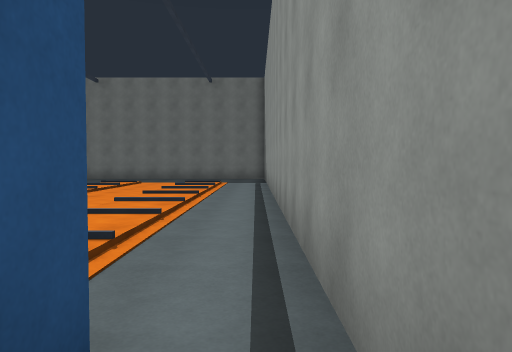
[1] (above)

24 first-person views from a walk through a scene from a Unity 3-D project. The camera is 1.4 m above the floor, tilts 2° down and sees 70° across. The floor is counted in squares, 2 m on a side. Each view is taken from the middle of a square. On the plan, view 1 faces up. The plan holds only what a view shows up to about 11 squares ahead; the rest is blank. The place goes on beyond the plan.

[2]
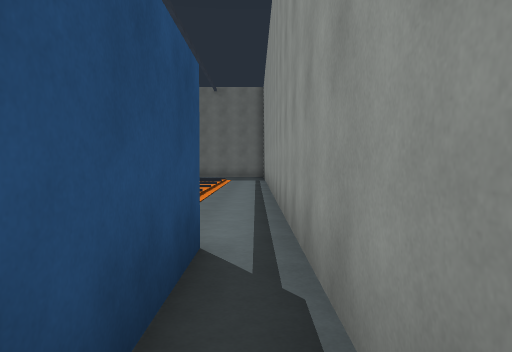

[3]
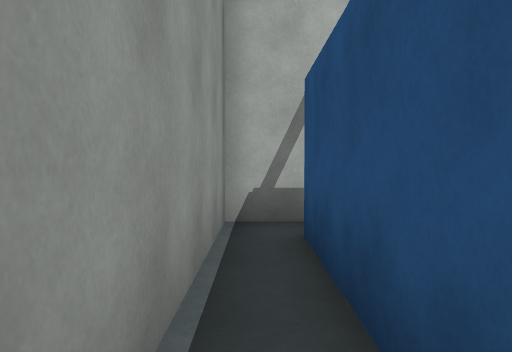

[4]
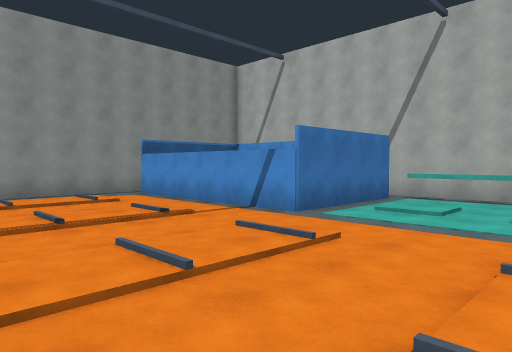

[5]
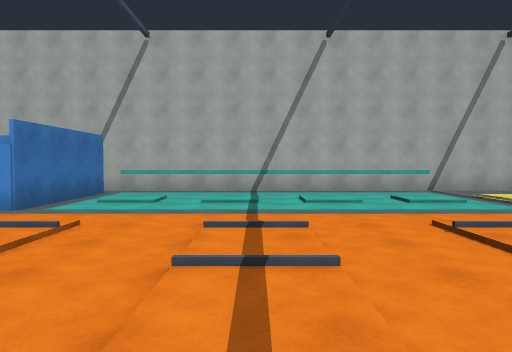

[6]
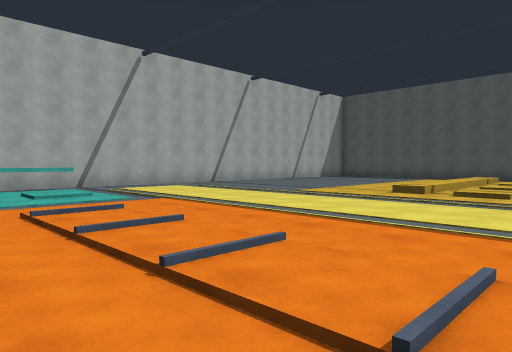

[7]
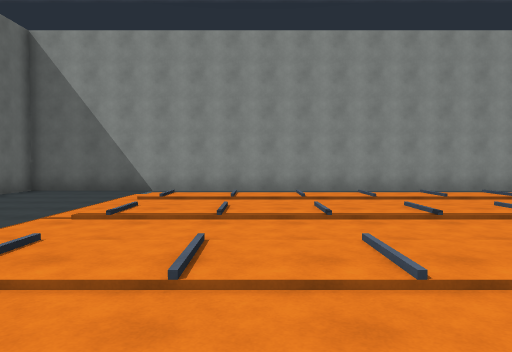

[8]
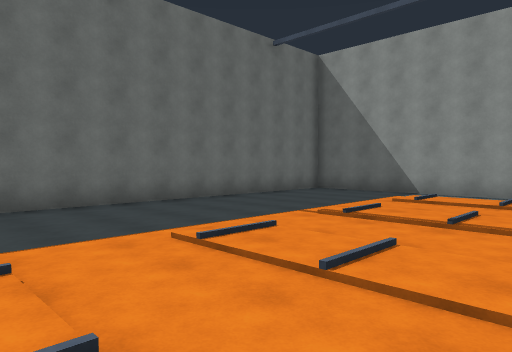

[9]
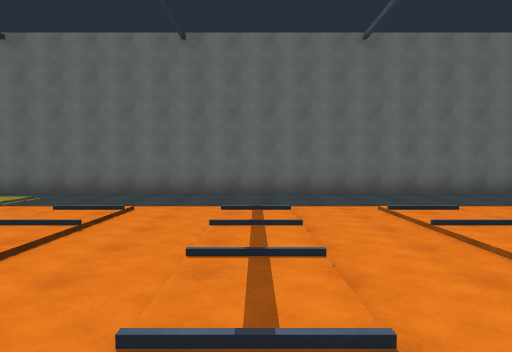

[10]
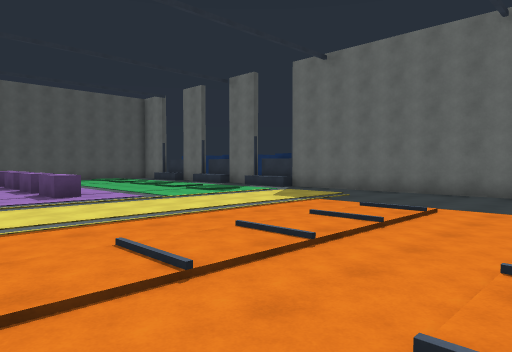

[11]
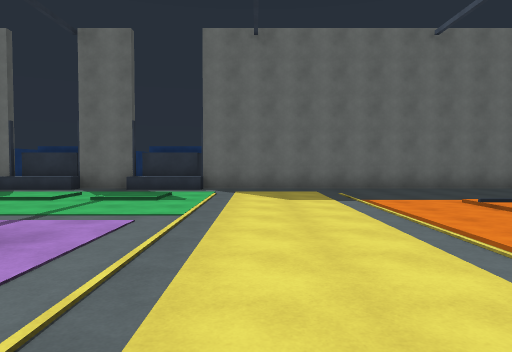

[12]
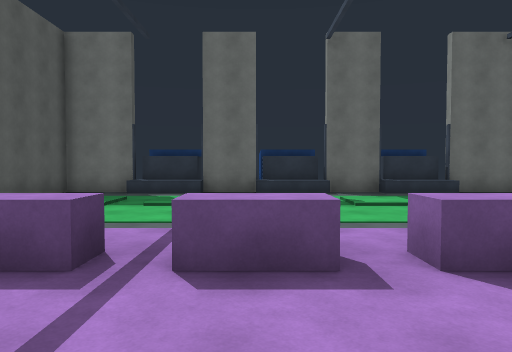

[13]
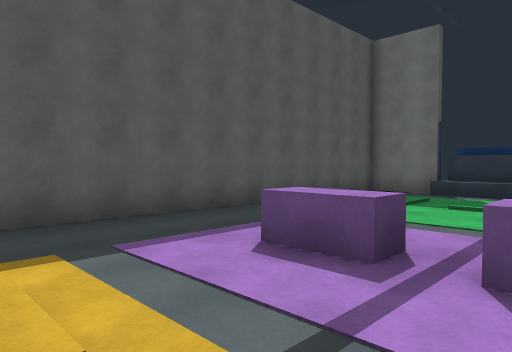

[14]
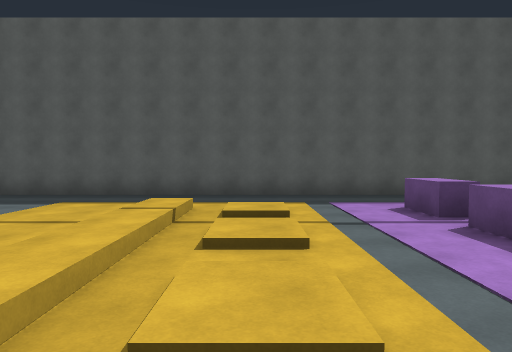

[15]
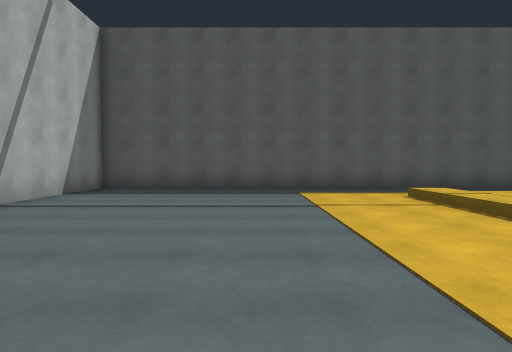

[16]
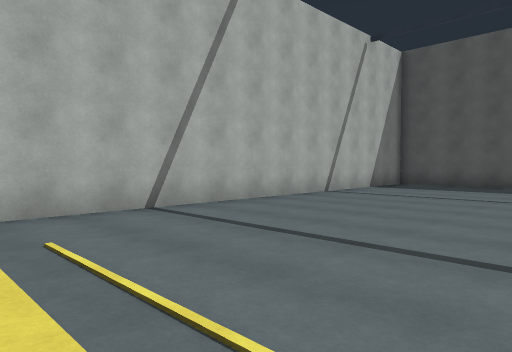

[17]
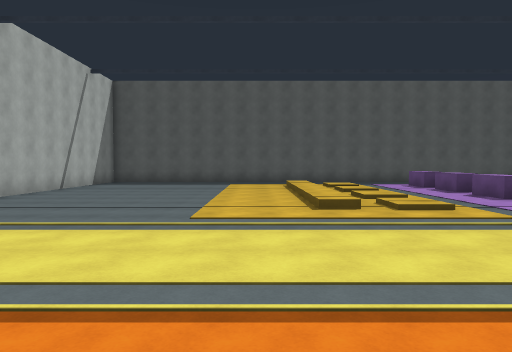

[18]
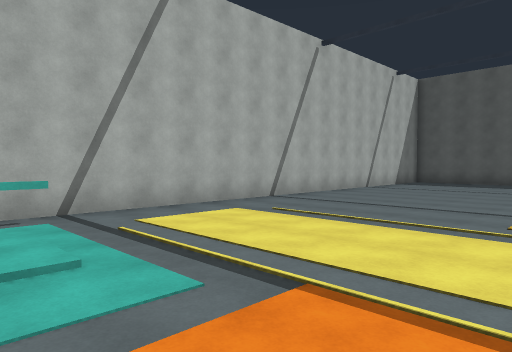

[19]
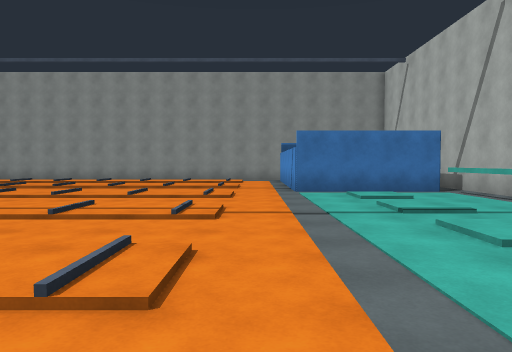

[20]
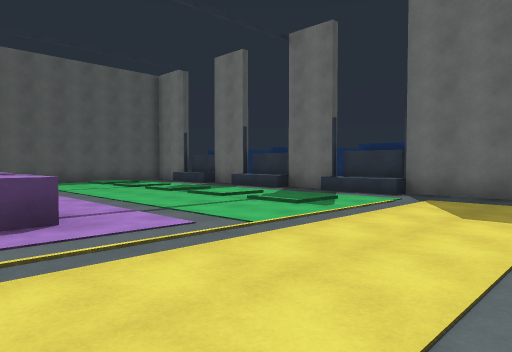

[21]
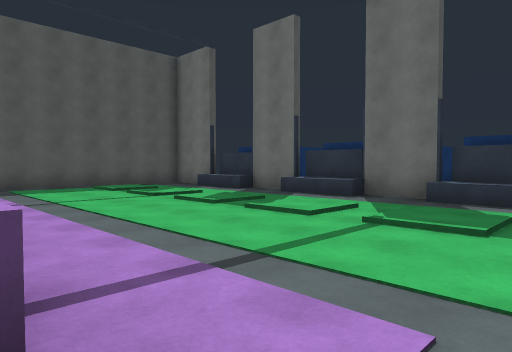

[22]
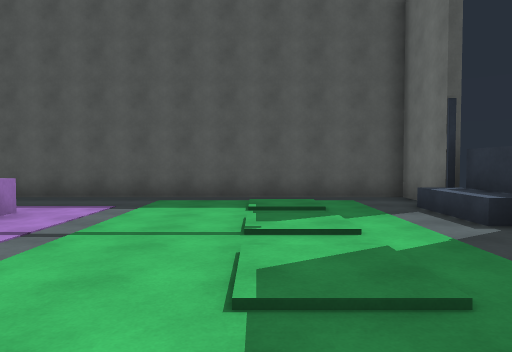

[23]
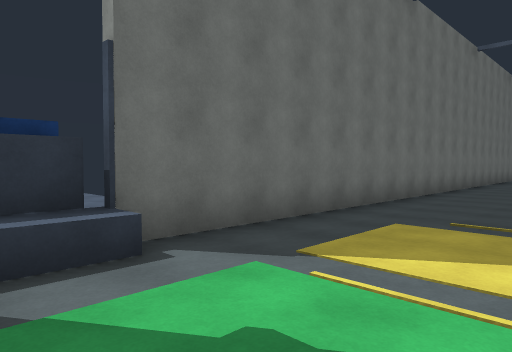

[24]
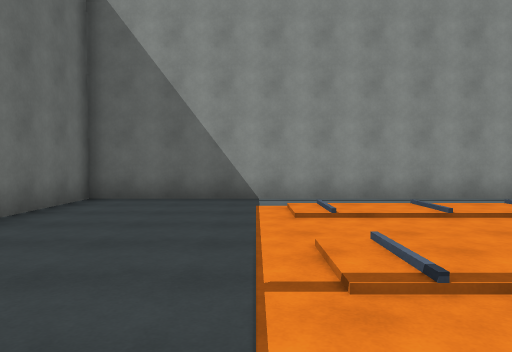

### Floor plan
Key: @ floor where view 1 was taken; # wall or solid block; . main floor; : floor 0.25 m higher than the main floor; / step, stairs or slope; ^ raised ledge; O other object.
Columns run from 30 left of view 1 to 1 right of it. Each row starts with its distance up from view 1.
 17 ################################
 16 #..^^.^^^.^^...................#
 15 #..............................#
 14 #.//////////...................#
 13 #.//////////...................#
 12 #................//././/.//.//.#
 11 #................:/.:./:.//.:/.#
 10 #................:/.:./:.//.:/.#
  9 #...O.O.O.O......//././/.//.//.#
  8 #................:/.:./:.//.:/.#
  7 #................:/.:./:.//.:/.#
  6 #...:.:.:.:......//././/.//.//.#
  5 #...///////......:/.:./:.//.:/.#
  4 #...///////......:/.:./:.//.:/.#
  3 #................//././/.//.//.#
  2 #..............................#
  1 #.......................######.#
  0 #...............////////#    #@#
 -1 #...............////////#    #.#
 -2 #.......................#    #.#
 -3 #...............########..   ..#
 -4 #################      ####  ###

Positions as (right, up) in squares from view 1, and headings:
1: (0, 0), facing up
2: (0, -2), facing up
3: (0, 1), facing down
4: (-10, 6), facing down-right
5: (-10, 7), facing down
6: (-11, 8), facing down-left
7: (-10, 10), facing right
8: (-10, 9), facing up-right
9: (-10, 6), facing up
10: (-10, 6), facing up-left
11: (-17, 6), facing up
12: (-24, 6), facing up
13: (-24, 6), facing up-left
14: (-20, 6), facing left
15: (-19, 1), facing left
16: (-17, 2), facing down-left
17: (-13, 3), facing left
18: (-13, 3), facing down-left
19: (-15, 2), facing right
20: (-15, 8), facing up-left
21: (-18, 9), facing up-left
22: (-21, 13), facing left
23: (-20, 13), facing up-right
24: (-7, 13), facing right
